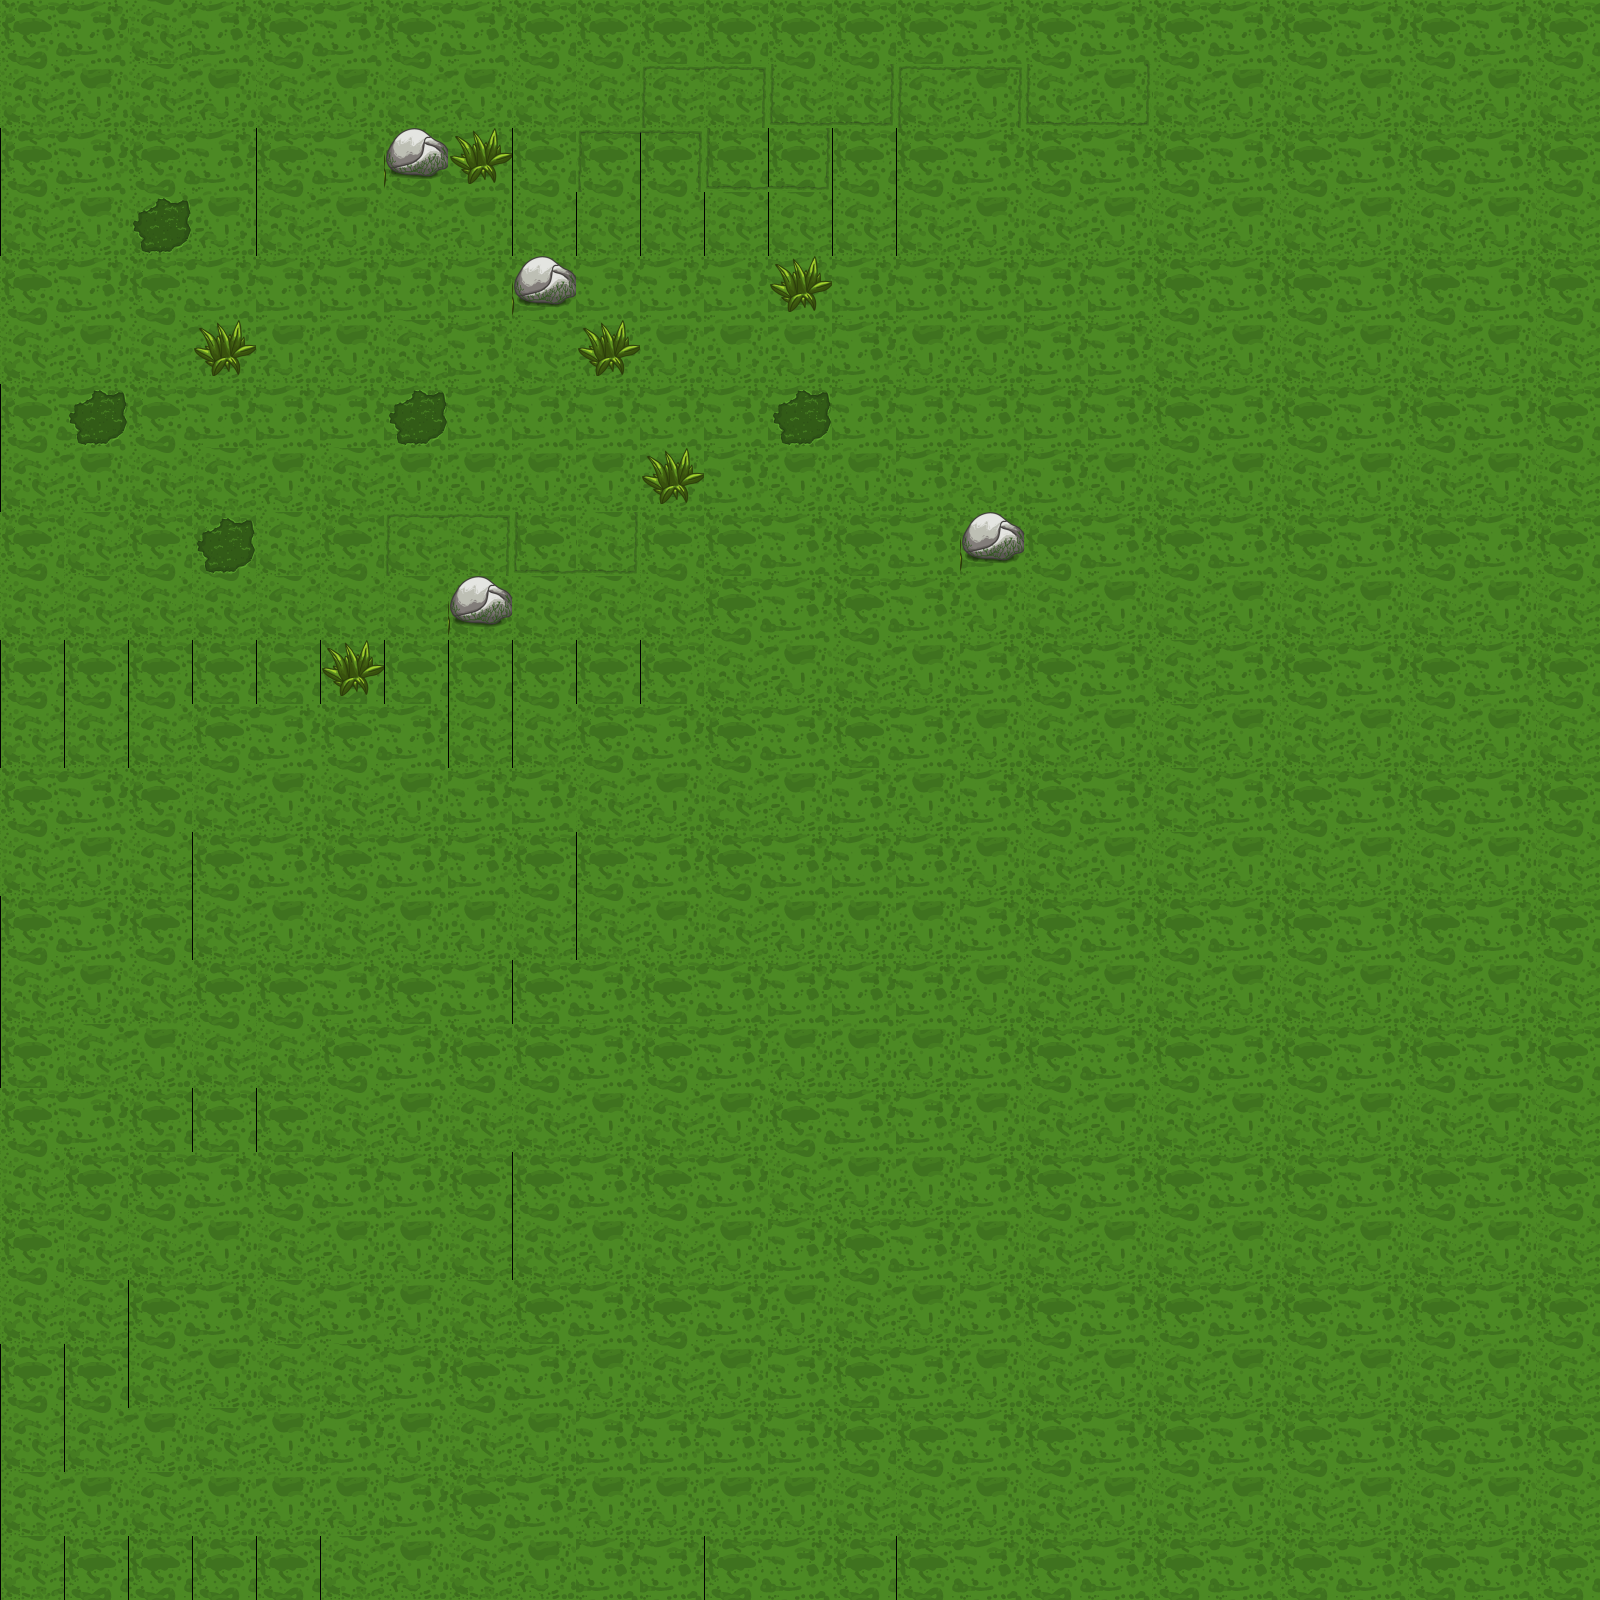

The image is a tile-based game level rendered from a .tmx file. Its description and complete source (layers, tilesets, objects, tile grids) follow:
An orthogonal 25x25 tile map with 64x64 px tiles, 2 tile layers (ground, world).

<map version="1.8" tiledversion="1.8.2" orientation="orthogonal" renderorder="right-down" width="25" height="25" tilewidth="64" tileheight="64" infinite="0" nextlayerid="5" nextobjectid="1">
 <editorsettings>
  <export target="testWorld.json" format="json" />
 </editorsettings>
 <tileset firstgid="1" name="land-sprites" tilewidth="64" tileheight="64" tilecount="108" columns="12">
  <image source="land-sprites.png" width="800" height="600" />
 </tileset>
 <layer id="3" name="ground" width="25" height="25">
  <data encoding="csv">
6,7,20,9,6,7,8,9,6,6,6,6,6,6,6,7,8,9,8,9,6,7,8,9,6,
18,19,20,21,18,19,20,21,18,18,18,18,18,18,18,19,20,21,20,21,18,19,20,21,18,
30,31,32,33,30,31,32,33,30,30,30,30,30,30,30,31,32,33,6,7,6,7,6,7,6,
42,43,44,45,42,43,44,45,42,42,42,42,42,42,42,43,44,45,18,19,18,19,18,19,18,
6,7,8,9,9,9,9,9,9,9,9,9,9,9,9,9,9,7,6,7,6,7,6,7,6,
18,19,20,21,21,21,20,9,20,21,21,21,21,9,21,21,9,7,18,19,18,19,18,19,18,
30,31,32,33,33,33,33,33,33,33,33,33,33,33,33,33,33,7,6,7,6,7,6,7,6,
42,43,44,20,45,20,45,45,45,45,45,9,45,45,9,45,9,19,18,19,18,19,18,19,18,
6,18,6,6,18,6,20,20,6,20,6,6,7,8,9,7,6,7,6,7,6,7,6,7,6,
18,18,18,18,18,18,18,18,18,18,18,6,7,8,9,19,18,19,18,19,18,19,18,19,18,
30,30,30,30,30,30,30,30,30,30,30,18,19,20,21,7,6,7,18,7,6,7,6,7,6,
42,42,42,6,7,8,9,42,42,6,7,8,9,32,33,19,18,19,18,19,18,19,18,19,18,
6,7,8,18,19,20,21,9,9,18,19,20,21,9,45,7,6,7,18,7,6,7,6,7,6,
18,19,20,30,31,32,33,9,6,30,31,32,33,9,9,19,18,19,18,19,18,19,18,19,18,
30,31,32,42,43,44,45,21,18,42,43,44,45,21,21,7,6,7,6,7,6,7,6,7,6,
42,43,44,6,6,7,8,9,30,31,32,33,33,33,33,19,18,19,18,19,18,19,18,19,18,
30,18,19,18,18,6,7,8,6,7,8,9,45,45,45,7,6,7,6,7,6,7,6,7,6,
6,7,8,30,30,18,19,20,18,19,20,21,8,9,33,19,18,19,18,19,18,19,18,19,18,
18,6,6,7,8,9,31,32,30,31,32,33,20,21,45,7,6,7,6,7,6,7,6,7,6,
6,20,18,19,20,21,43,44,42,43,44,45,7,8,9,19,18,19,18,19,18,19,18,19,18,
18,18,30,31,20,33,43,44,6,7,8,9,19,20,21,7,6,7,6,7,6,7,6,7,6,
30,30,42,43,44,20,7,8,9,19,20,21,31,32,33,19,18,19,18,19,18,19,18,19,18,
42,42,43,44,45,33,19,20,21,9,9,33,7,8,6,7,8,9,6,7,6,7,6,7,6,
42,43,44,45,45,45,31,32,33,21,21,45,19,20,18,19,20,21,18,19,18,19,18,19,18,
42,30,30,30,30,42,43,44,45,33,33,30,31,32,30,31,32,33,6,7,6,7,6,7,6
</data>
 </layer>
 <layer id="4" name="world" width="25" height="25">
  <data encoding="csv">
0,0,0,0,0,0,0,0,0,0,0,0,0,0,0,0,0,0,0,0,0,0,0,0,0,
0,0,0,0,0,0,0,0,0,0,2,3,4,5,2,3,4,5,0,0,0,0,0,0,0,
0,0,0,0,0,0,16,14,0,2,3,4,5,0,0,0,0,0,0,0,0,0,0,0,0,
0,0,13,0,0,0,0,0,0,0,0,0,0,0,0,0,0,0,0,0,0,0,0,0,0,
0,0,0,0,0,0,0,0,16,0,0,0,14,0,0,0,0,0,0,0,0,0,0,0,0,
0,0,0,14,0,0,0,0,0,14,0,0,0,0,0,0,0,0,0,0,0,0,0,0,0,
0,13,0,0,0,0,13,0,0,0,0,0,13,0,0,0,0,0,0,0,0,0,0,0,0,
0,0,0,0,0,0,0,0,0,0,14,0,0,0,0,0,0,0,0,0,0,0,0,0,0,
0,0,0,13,0,0,2,3,4,5,0,0,0,0,0,16,0,0,0,0,0,0,0,0,0,
0,0,0,0,0,0,0,16,0,0,0,0,0,0,0,0,0,0,0,0,0,0,0,0,0,
0,0,0,0,0,14,0,0,0,0,0,0,0,0,0,0,0,0,0,0,0,0,0,0,0,
0,0,0,0,0,0,0,0,0,0,0,0,0,0,0,0,0,0,0,0,0,0,0,0,0,
0,0,0,0,0,0,0,0,0,0,0,0,0,0,0,0,0,0,0,0,0,0,0,0,0,
0,0,0,0,0,0,0,0,0,0,0,0,0,0,0,0,0,0,0,0,0,0,0,0,0,
0,0,0,0,0,0,0,0,0,0,0,0,0,0,0,0,0,0,0,0,0,0,0,0,0,
0,0,0,0,0,0,0,0,0,0,0,0,0,0,0,0,0,0,0,0,0,0,0,0,0,
0,0,0,0,0,0,0,0,0,0,0,0,0,0,0,0,0,0,0,0,0,0,0,0,0,
0,0,0,0,0,0,0,0,0,0,0,0,0,0,0,0,0,0,0,0,0,0,0,0,0,
0,0,0,0,0,0,0,0,0,0,0,0,0,0,0,0,0,0,0,0,0,0,0,0,0,
0,0,0,0,0,0,0,0,0,0,0,0,0,0,0,0,0,0,0,0,0,0,0,0,0,
0,0,0,0,0,0,0,0,0,0,0,0,0,0,0,0,0,0,0,0,0,0,0,0,0,
0,0,0,0,0,0,0,0,0,0,0,0,0,0,0,0,0,0,0,0,0,0,0,0,0,
0,0,0,0,0,0,0,0,0,0,0,0,0,0,0,0,0,0,0,0,0,0,0,0,0,
0,0,0,0,0,0,0,0,0,0,0,0,0,0,0,0,0,0,0,0,0,0,0,0,0,
0,0,0,0,0,0,0,0,0,0,0,0,0,0,0,0,0,0,0,0,0,0,0,0,0
</data>
 </layer>
</map>